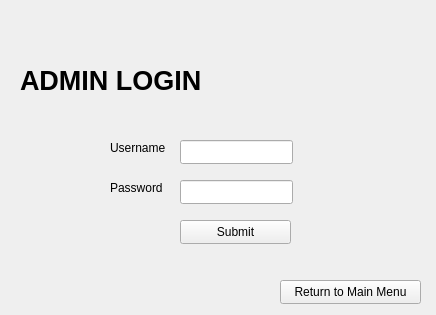
<?xml version="1.0" encoding="UTF-8"?>
<ui version="4.0">
 <class>adminLogin</class>
 <widget class="QWidget" name="adminLogin">
  <property name="geometry">
   <rect>
    <x>0</x>
    <y>0</y>
    <width>436</width>
    <height>315</height>
   </rect>
  </property>
  <property name="mouseTracking">
   <bool>true</bool>
  </property>
  <property name="windowTitle">
   <string>Form</string>
  </property>
  <widget class="QLineEdit" name="usernameBox">
   <property name="geometry">
    <rect>
     <x>180</x>
     <y>140</y>
     <width>113</width>
     <height>24</height>
    </rect>
   </property>
   <property name="text">
    <string/>
   </property>
  </widget>
  <widget class="QLineEdit" name="passwordBox">
   <property name="enabled">
    <bool>true</bool>
   </property>
   <property name="geometry">
    <rect>
     <x>180</x>
     <y>180</y>
     <width>113</width>
     <height>24</height>
    </rect>
   </property>
   <property name="focusPolicy">
    <enum>Qt::StrongFocus</enum>
   </property>
   <property name="text">
    <string/>
   </property>
   <property name="echoMode">
    <enum>QLineEdit::Password</enum>
   </property>
  </widget>
  <widget class="QLabel" name="label">
   <property name="geometry">
    <rect>
     <x>110</x>
     <y>140</y>
     <width>71</width>
     <height>16</height>
    </rect>
   </property>
   <property name="text">
    <string>Username</string>
   </property>
  </widget>
  <widget class="QLabel" name="label_2">
   <property name="geometry">
    <rect>
     <x>110</x>
     <y>180</y>
     <width>60</width>
     <height>16</height>
    </rect>
   </property>
   <property name="text">
    <string>Password</string>
   </property>
  </widget>
  <widget class="QLabel" name="label_3">
   <property name="geometry">
    <rect>
     <x>20</x>
     <y>50</y>
     <width>281</width>
     <height>61</height>
    </rect>
   </property>
   <property name="font">
    <font>
     <pointsize>20</pointsize>
     <weight>75</weight>
     <italic>false</italic>
     <bold>true</bold>
    </font>
   </property>
   <property name="text">
    <string>ADMIN LOGIN</string>
   </property>
  </widget>
  <widget class="QPushButton" name="mainMenuButton">
   <property name="geometry">
    <rect>
     <x>280</x>
     <y>280</y>
     <width>141</width>
     <height>24</height>
    </rect>
   </property>
   <property name="text">
    <string>Return to Main Menu</string>
   </property>
  </widget>
  <widget class="QPushButton" name="submitButton">
   <property name="geometry">
    <rect>
     <x>180</x>
     <y>220</y>
     <width>111</width>
     <height>24</height>
    </rect>
   </property>
   <property name="mouseTracking">
    <bool>true</bool>
   </property>
   <property name="text">
    <string>Submit</string>
   </property>
   <property name="checkable">
    <bool>false</bool>
   </property>
   <property name="autoDefault">
    <bool>true</bool>
   </property>
  </widget>
 </widget>
 <resources/>
 <connections/>
</ui>
